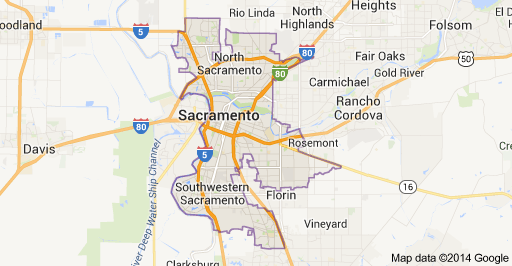
#> input picture Lab 3/SacramentoMap.png, 512 x 266 px
$ jupyter execute --allow-errors 'Lab 3 Ryan Yoseph (ryosep2) .ipynb'   (shell and % lines are left out)
#> lines starting #> are read from the running program, lines starting #| are printed output that depends on the picture
# Lab 3: Some more Python, Bernoulli processes, Poisson distribution

Like the previous lab, we want to put all of our imported packages towards the top of the lab in a cell that's easy to run as needed. This way we have access to all the methods we need right from the start.

[cell 1]
import matplotlib.pyplot as plt
import matplotlib.image as img
import numpy as np
import scipy as sp
import scipy.stats as st
import pickle as pkl
import csv as csv
print ("Modules Imported!")

## Some More on Python:

#### Dictionaries and Classes:

In the first lab we learned about lists, arrays, and tuples. There is yet another sort of grouping of terms and that is a dictionary. It is denoted with curly brackets { } instead of parenthesis ( ) for tuples and brackets [ ] for lists. It is like a list or array but instead of being indexed by the integers 0,1,2,3,4..., a dictionary has a key followed by a value colon followed by a value. So that each value is associated to a given key. Below is a dictionary that has the names of fast food chains as the keys, and the ratings out of 10 as the values.

[cell 2]
Rating = {'Burger King': 4, 'Five Guys':7, 'Chipotle':6, 'Panda Express':5, 'Subway':4} #Creates a dictionary
print (Rating.keys()) #Returns an array of the keys
print (Rating['Burger King']) #Returns the value associated with the key 'Burger King'

There should be two questions that come to your mind when first using the dictionary: What happens if we try to retrieve a value from a key that is not in the dictionary? What happens if the same key appears in the dictionary twice? In response to the first question, if there is no key, python will throw an error. Thus, it is always good to check whether the key is in the dictionary before trying to retrieve a value.

[cell 3]
Rating = {'Burger King': 4, 'Five Guys':7, 'Chipotle':6, 'Panda Express':5, 'Subway':4} #Creates a dictionary
#> (the rest of this cell did not finish here and is left out)

[cell 4]
Rating = {'Burger King': 4, 'Five Guys':7, 'Chipotle':6, 'Panda Express':5, 'Subway':4} #Creates a dictionary
for i in ['Burger King', 'Five Guys', 'Chick-Fil-A'] :
    if i in Rating: #First checks if i is a key in the dictionary
        print (i,Rating[i])

In response to the second question, when we try it below, we find that it takes on the most recent value given to the keyword.

[cell 5]
Rating = {'Burger King': 4, 'Five Guys':7, 'Chipotle':6, 'Panda Express':5, 'Subway':4, 'Chipotle': 9} #Creates a dictionary
print (Rating.keys())
print ([Rating[i] for i in Rating.keys()])
print (Rating)

We can declare classes in python similarly to that of JAVA. We use the keyword "class" followed by the name of the class and then a colon. Tab indentation remains the same as before so that anything included within the tab of the class is contained within the class. We can include class variables or use the "def" keyword to create class functions. Below is an example of a class.

[cell 6]
class Student:
    def __init__(self, name, ID):
        self.n = name
        self.i = ID
    def getName(self):
        return self.n
    def getID(self):
        return self.i

The above code is just an example and won't return anything, but make sure you run it anyway. Like the modules that we imported, if we create a custom class and run it once, then all the other cells in our Python notebook will have access to it. There are a few things that should have stood out to you in the code we just ran. The first is the "__init__" function. It is a version of a constructor method common to object oriented programming languages such as Java, and is what you would use to declare a new instance of your class. Second is the "self" keyword that appears in all of the methods. In order to have access to methods and variables within the class itself, you need to reference the class by using the keyword "self". It's kind of like the "this" keyword in JAVA, but is more explicitly expressed here. Finally, the "__init__" function indicates that in our class we pass two parameters (other than self) which will become instance variables for the instances of the class that we will create.  The code below creates an instance of the Student class.

[cell 7]
s = Student("Kevin", "4123")
print (s.getName())
print (s.getID())
print (s.n)
print (s.i)

Notice how the instance variables we created were not in fact private, so our get methods are not needed (other than to illustrate how things work, of course).

#### Reading and Writing Files

It is very useful to know how to read and write files in python. So below we will go over some of the basics with I/O. When loading and saving files you can specify the entire filepath, but it is probably much easier to keep the files coordinating to each lab in the same folder and just use relative filepaths. We can write to a text file very easily using the code below. If you were to look in the folder where this ipython notebook file is held, you would see the file below.

[cell 8]
#Writes a simple statement to a text file
filepath = 'lab3_simple.txt'
f = open(filepath, 'w') #Opens file. 'w' signifies we want to write to it.
                        #'w' erases existing file; use 'a' to append to an existing file
f.write('This is a simple example') #Writes to the text file
f.close()
print ('The file has been written')

Likewise we can load the text file back using the following:

[cell 9]
filepath = 'lab3_simple.txt'
f = open(filepath) #Opens the file, default behavior is to read (not write)
print (f.read()) #Reads the text file
f.close()

This is fairly easy yet, since it's a text file everything we store in it needs to be a string. This becomes a bit of a pain if we would want to store things like a dictionary that describes a random variable. This has a mix of strings, floats, and possibly
 others. While it's easy to get the string of each of these and save them in a text file, it's much harder to load back and then parse through to convert everything into the variables we want. Instead we can use the Python Pickle module. Let's use it to save the dictionary we created above.

[cell 10]
grades = {'Bart':75, 'Lisa':98, 'Milhouse':80, 'Nelson':65}

import pickle              # import module first

f = open('gradesdict.pkl', 'wb')   # Pickle file is newly created where foo1.py is
pickle.dump(grades, f)          # dump data to f
f.close()

[cell 11]
filepath = 'lab3_dictionary.pkl'
d = {'one':(1./6,-1),'two':(1./6,5),'three':(1./6,-5),'four':(1./6,1),'five':(1./6,-5),'six':(1./6,1)}
f = open(filepath,'wb')    # The 'wb' is for openning file to be written to in binary mode
pkl.dump(d,f)
f.close()
print ('The file has been written')

Now you should see a .pkl file in the same folder which represents our dictionary. It's a bit less conveniant than a text file however, because it's not exactly readable by an outside program. However, we can load it back and manipulate our dictionary just as before. (Note: Due to the way files are written using pickel, a pickel file written using a Windows computer will be hard to open with a computer using Linux and vice versa)

[cell 12]
filepath = 'lab3_dictionary.pkl'
f = open(filepath, 'rb')  # The 'rb' is for openning file to be read in binary mode
d = pkl.load(f)
f.close()
print (d['one'])
print (d['five'][1])

It would be nice if we could load in files from csv formats to be able to manipulate them. This can be done through the "csv" module. Along with this lab notebook, there should also be a csv file called SacramentoCrime. This is just a random set of data I found on the internet but is fine for our purposes. It has over 7000 crime logs and each one of those logs has 9 different bits of information. We can load the data in and manipulate it with the following.

[cell 13]
filepath = 'SacramentoCrime.csv'
data = [] #Creates an empty list
#> (the rest of this cell did not finish here and is left out)

Finally we can also load in image files. You should have a file along with this lab called SacramentoMap.png. Make sure that this is also in the same folder as the ipython notebook. We can load and plot the image with the following code. It should look similar to the outline given by our crime map.

[cell 14]
filepath = 'SacramentoMap.png'
sac = img.imread(filepath)
#> sac is the input picture: shape (266, 512, 4) float32; mean R, G, B, A 0.916, 0.903, 0.871, 1
image = plt.imshow(sac)

These were just the basics of file loading and saving. Depending on formatting and other issues, it may be necessary to dive into these modules a bit deeper to better suit your circumstances. However, this is a very good start to being able to use I/O.

#### The Lambda Keyword:

Finally, I use it in one of the topics below so I figured it may be good to go over it first here. "lambda" is a reserved keyword in Python. This may frustrate you when trying to simulate a Poisson process or random variable because in the literature the parameter for a Poisson or exponential distribution is often lambda, $\lambda$, but it's just the way it is. In python, you can pass functions the same as variables. You can set functions equal to variables. The keyword lambda signals the creation of an anonymous function (it's not bound to a name). It allows functions to be written in a single line and to be passed with relative ease. The best way to understand it is just to look at some examples. So here are a few.

[cell 15]
# Simple function as we would normally define it
def f(x):
    return x**3

print (f(3))

g = lambda x:x**3 #Same exact function using the lambda keyword
print (g(3))

[cell 16]
# Function that returns a value that is itself a function defined by lambda
def f(n):
    return lambda x:x**n

g = f(3) #g is the function x^3
h = f(2) #h is the function x^2
print (g(3))
print (h(3))

[cell 17]
n = np.arange(20) #Creates a list from 0 to 19
y = list(filter(lambda x:x%2==0,n)) #Filters n. In Python 3.x filter is an iterable object, so converted here to list
print (y)

Hopefully this gives you a basic idea of what the lambda function is and does. We will not use it very extensively in this lab, but it's still good to know and may come in handy.

## Bernoulli Processes:

In the first lab, you were introduced to both the Bernoulli distribution and the binomial distribution. A *random process* is simply a collection of random variables indexed by time. A Bernoulli process is given by $X=(X_1,X_2, \ldots)$ where $X_t \sim Bernoulli(p)$ for each $t$ and the $X$'s are mutually independent. It is a sequence of Bernoulli RVs. We can calculate probabilities involving the process at multiple times fairly easily, e.g. $P\{X_3=1,X_6=0,X_{11}=1,X_{13}=1\}=p(1-p)pp=p^3(1-p)$. When considering a random process, it is helpful to visualize, or produce by computer simulation, a typical sample path.   A <I> sample path </I> of a random process is the deterministic function of time that results by performing the probability experiment for the underlying probability space, and selecting a realization, or variate, for each of the random variables invovled.   Generating a sample path of a random process by computer simulation is particularly simple in case the random variables of the process are mutually independent, such as for Bernoulli processes.  For such processes, variates of the individual random variables can be generated separately.  Below is a sample path of a Bernoulli process $X=(X_1,X_2, \ldots)$ with p=1/7.  Run the code several times to see different sample paths.

[cell 18]
p = 1./7 #Probability
T = 30 #Number of time steps
X = []  #Creates a list for the values of the random variables
for i in range(1,T+1):   #range(1,T+1) is the list of numbers 1 through T
    X.append(st.bernoulli.rvs(p)) #Fills the list with Bernoulli(p) variates
plt.plot(range(1,T+1),X,'o')
plt.title('Sample Path of Bernoulli process with p=1/7')
plt.ylim((0,2))
plt.ylabel('$X(\omega)$') #You can use LaTex in the Python code
plt.xlabel('Time')
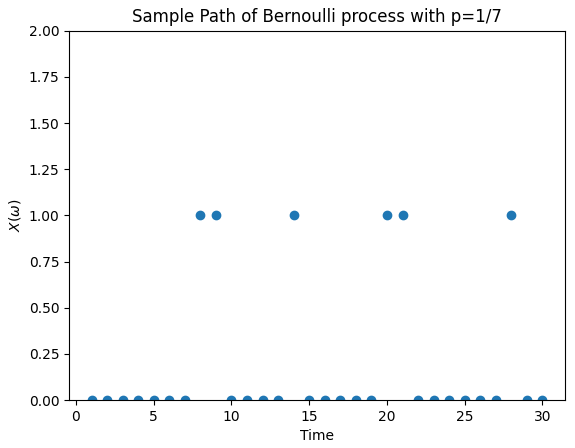
#> figure drawn by matplotlib, 1 panel; curve peaks at x = 8, y = 1

The same Bernoulli process can be described in four different ways.
<html>
    <body>
        <ol>
            <li>  Using $X=(X_1,X_2, \ldots)$ as above.
            <li>  Using $L=(L_1,L_2, \ldots),$  where $L_i$ is the number of trials after the $i-1^{th}$ count up to and including the time of the $i^{th}$ count.
            <li>  Using $S=(S_1,S_2, \ldots),$  where $S_i$ is the time the $i^{th}$ count occurs.
            <li>  Using $C = (C_1,C_2,\ldots)$ where $C_t$ is the number of counts up to and including time $t$
        </ol>
    </body>
</html>
(A diagram of each of these representations can be found in your ECE 313 textbook section 2.6)

For example, if

$X = 0,1,0,1,0,0,1,1,1,0,1$, then

$L = 2,2,3,1,1,2$

$S = 2,4,7,8,9,11$

$C = 0,1,1,2,2,2,3,4,5,5,6$.

<br>**<SPAN style="BACKGROUND-COLOR: #C0C0C0">Problem 1:</SPAN>** Write an expanded version of the code above to display the sample paths of $X,L,S,$ and $C$ all for the same
realization of the experiment.  To do so, plot the sample paths of $X$ and $C$ up to time 30 as before, and print the
first ten values of $L$ and of $S.$ You don't need to plot $L$ and $S.$  You may need to generate more than
30 X values to determine the first ten values of $L$ and $S.$  To reiterate, your values of $L,S$ and $C$ should be determined by $X.$

(If you just generate a large number of trials assuming it will produce at least 10 values of L and S, you may lose a few points. To prevent this way of generation, consider using a while loop.)

[cell 19]
# Your code here

p = 1./7 #Probability

X = []   #Creates a list for the values of the random variables
L = []   #Creates a list for the time t between each success
S = []   #Creates a list for the time t for each success
C = []   #Creates a list that counts how many successes we have seen

i = 0    #Initialize success counter inside the while loop
j = 0    #Initialize failure counter inside the while loop

while np.sum(X) < 10 or len(X) < 30: #This ensures that we get at least 10 success and therefore ten values for L and S
    X.append(st.bernoulli.rvs(p)) #Fills the list with Bernoulli(p) variates

    if X[i+j] == 1: #Checks for success
        i+=1 #increment while loop success counter
        S.append(i+j)
        if len(L) == 0: #Check if first attempt is a success
            L.append(S[0])
        elif len(L) > 0:
            l = S[i-1] - S[i-2]
            L.append(l)
        if len(C) == 0: #Check if first attempt is a success
            C.append(1)
        elif len(C) > 0:
            c = 1 + C[i+j-2]
            C.append(c)

    else:
        j+=1 #increment while loop failure counter

        if len(C) == 0: #First attempt is a failure
            C.append(0)
        elif len(C) > 0: #This is not the first failure
            c = C[i+j-2]
            C.append(c)
print('We simulated',len(X), 'many Bernoulli processes','\n')
print('X = ',X,'\n')
print('C = ',C,'\n')
print('S = ',S,'\n')
print('L = ',L,'\n')

plt.plot(range(1,len(X)+1),X,'o')
plt.plot(range(1,len(C)+1),C,label= 'Counter')
plt.title('Sample Path of Bernoulli process with p=1/7')
plt.ylim((0,11))
plt.ylabel('$X(\omega)$') #You can use LaTex in the Python code
plt.xlabel('Time')
plt.legend()
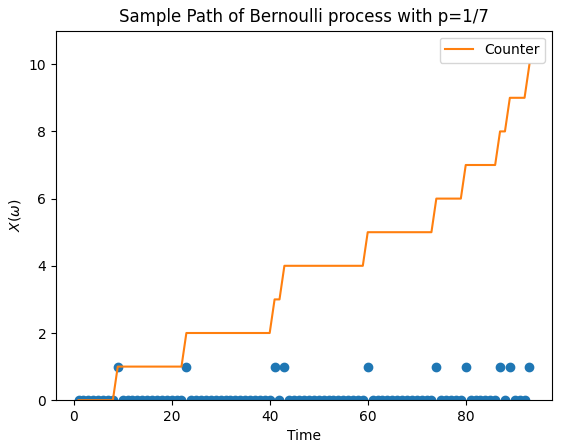
#> figure drawn by matplotlib, 1 panel; curve peaks at x = 9, y = 1; curve peaks at x = 93, y = 10

**<SPAN style="BACKGROUND-COLOR: #C0C0C0">End of Problem 1</SPAN>**

The equivalent descriptions above suggest another method to simulate a Bernoulli random process.    Each $L_i$ has a geometric distribution with parameter $p,$ and the $L$'s are independent. The geometric distribution is given by its pmf: $p(i)=(1-p)^{i-1}p$ for $i\geq 1.$ For example, the probability that the first count occurs on the third trial is $P\{L_1=3\}= P\{X_1=0,X_2=0,X_3=1\}=(1-p)(1-p)p=(1-p)^2p$ which we determined before.

<br>**<SPAN style="BACKGROUND-COLOR: #C0C0C0">Problem 2:</SPAN>** Write new code for simulation of a Bernoulli random process by first generating $L=(L_1, \cdots , L_{30})$ according to a geometric distribution and then generating
$X,S,$ and $C$ from $L.$ Print all values in sequences $L$, $X$, $S$ and $C$.

[cell 20]
# Your code here

p = 1./7 #Probability
L = st.geom.rvs(p,size = 30) #generate 30 instances of a geometric distribution with probability p
X = np.zeros(np.sum(L))
S = np.cumsum(L) #S is simply the cumulative sum of where the indices of L fall
for l in S:
    X[l-1] = 1
C = np.zeros(np.sum(L))
for i,l in enumerate(S): #i keeps track of count, l keeps track of index to alter in C. S was created using L, therefore C is created using L
    if i == 29: #check if we are at the end of list S
        C[l-1] = 30 #our counter will always end with one instance of 30
    else:
        C[l-1:S[i+1]-1] = i+1

print('X =',X,'\n')
print('L =',L,'\n')
print('S =',S,'\n')
print('C =',C,'\n')

**<SPAN style="BACKGROUND-COLOR: #C0C0C0">End of Problem 2</SPAN>**

## Poisson distribution as limit of binomial distribution

There is yet another important piece to this puzzle, and that is the Poisson distribution. The Poisson distribution has a single parameter $\lambda$ and a probability mass function given by: $p(k) = \frac{e^{-\lambda}\lambda^k}{k!}$ for $k\geq 0.$ The parameter $\lambda$ represents a mean such as the number of hits of a website in one minute, or the number of mispelled words in a document. Thus $p(k)$ represents the probability the number of events occuring is $k$ given that the average number events that occur is $\lambda$. The Poisson distribution is frequently used because it is a good approximation for the binomial distribution when $n$ is large, $p$ is small, and $np \approx \lambda$.  It is simpler than the binomial; it only has one parameter and it doesn't involve binomial coefficients. Let's say you create a website and that your website gets on average of 1200 hits per day. This is set up as a Poisson distribution where $\lambda = 1200$, but we can also model this as a binomial. If we were to break down the day into minute increments then the probability that a hit occurs in any given minute is $p = \frac{1200}{24*60} = \frac{5}{6}$ and there are $n = 24*60 = 1440$ minutes in a day. Below is a graph of this binomial approximation of the Poisson.

[cell 21]
lamb =1200 #Average number of hits per day
n = 60*24. #Number of minutes in a day
p = lamb/n #Probability of a hit occuring in a minute
print ('p =', p)

k = range(2*lamb)
plt.plot(k,st.binom.pmf(k,n,p), 'b', label = 'Binomial')
plt.plot(k,st.poisson.pmf(k,lamb), 'r', label = 'Poisson')
plt.title('PMF of Hits Per Day')
plt.legend()

x = np.linspace(0,2*lamb,10000)
plt.figure()
plt.plot(x,st.binom.cdf(x,n,p), 'b', label = 'Binomial')
plt.plot(x,st.poisson.cdf(x,lamb), 'r', label = 'Poisson')
plt.ylim(0,1.2)
plt.title('CDF of Hits Per Day')
plt.legend()
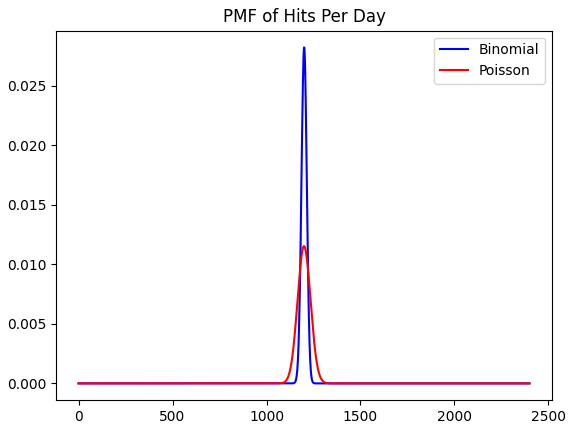
#> figure drawn by matplotlib, 1 panel; curve peaks at x = 1200, y = 0.0282; curve peaks at x = 1199, y = 0.0115
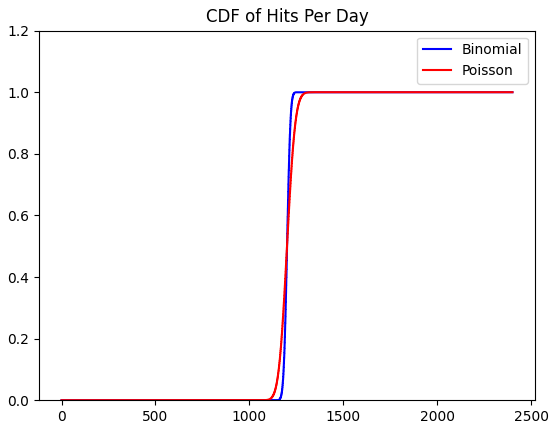
#> figure drawn by matplotlib, 1 panel; curve peaks at x = 1309.1, y = 1; curve peaks at x = 1498.2, y = 1

These two distributions don't really look that close to each other. Why is that? In order for this approximation to be accurate, we require that $n$ be large, $p$ be small, and $np \approx \lambda$. Here $n$ is fairly large but $p$ is not close to zero at all.  The variance of the Poisson(1200) distribution is 1200, while the variance of the Binom(1440,5/6) distribution is only 1440*(5/6)*(1/6)=200. Clearly, we haven't broken the day up into small enough increments.  So let's now break it up into seconds.

[cell 22]
lamb = 1200 #Average number of hits per day
n = 60*60*24. #Number of seconds in a day
p = lamb/n #Probability of a hit occuring in a second
print ('p =', p)

X = st.binom(n,p)
Y = st.poisson(lamb)

k = range(2*lamb)
plt.plot(k,X.pmf(k), 'b', label = 'Binomial')
plt.plot(k,Y.pmf(k), 'r', label = 'Poisson')
plt.title('PMF of Hits Per Day')
plt.legend()

x = np.linspace(0,2*lamb,10000)
plt.figure()
plt.plot(x,X.cdf(x), 'b', label = 'Binomial')
plt.plot(x,Y.cdf(x), 'r', label = 'Poisson')
plt.ylim(0,1.2)
plt.title('CDF of Hits Per Day')
plt.legend()
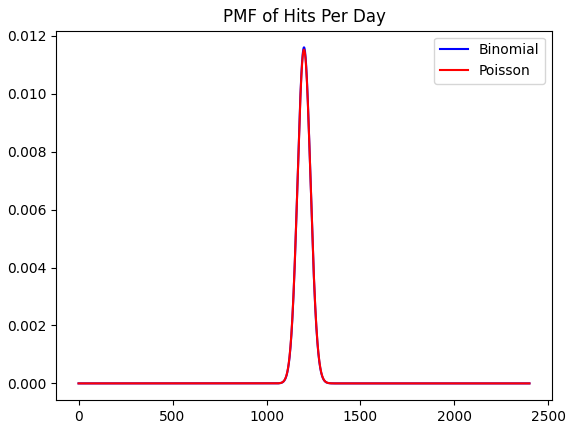
#> figure drawn by matplotlib, 1 panel; curve peaks at x = 1200, y = 0.0116; curve peaks at x = 1199, y = 0.0115
#> (the rest of the program and of its run is left out)
